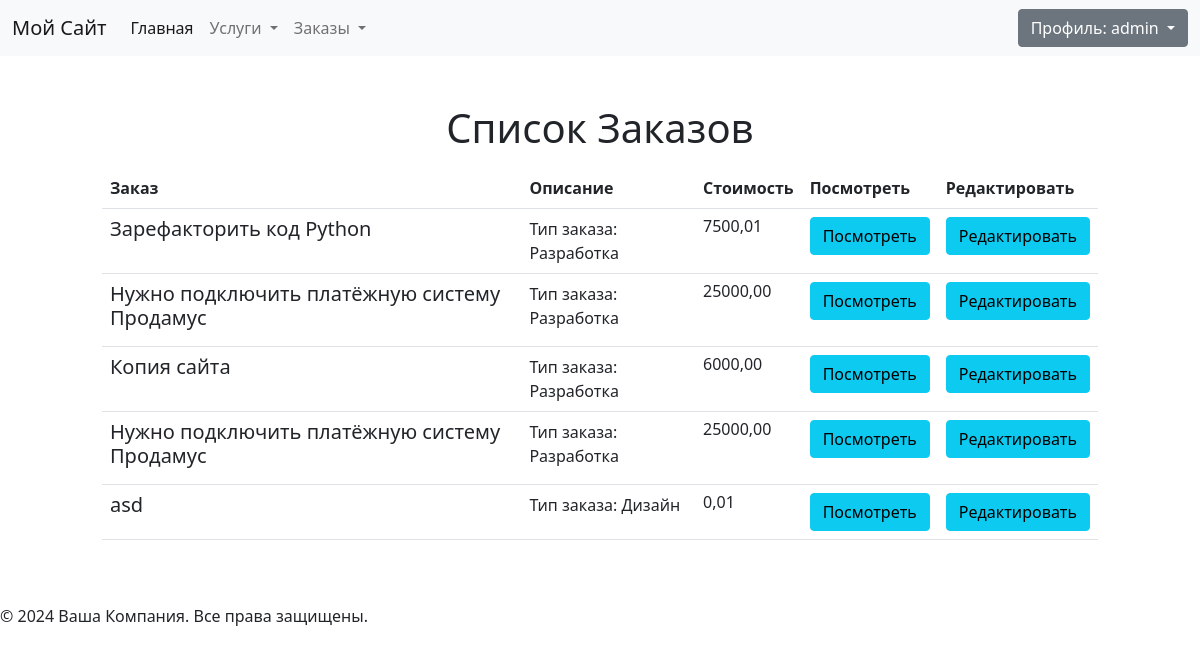
Screenshot of /orders/ (signed in) with the database file from the repository.
### freelance/models.py (models this page shows)
class Order(models.Model):
    order_type = models.CharField(
        max_length=11,
        choices=Service.ServicesType.choices,
        default="design",
        verbose_name="Тип заказа",
    )
    title = models.CharField(max_length=255, verbose_name="Заголовок")
    description = models.TextField(verbose_name="Описание")
    created_at = models.DateTimeField(
        auto_now_add=True, verbose_name="Создан", null=True
    )
    updated_at = models.DateTimeField(auto_now=True, verbose_name="Обновлен", null=True)
    price = models.DecimalField(
        verbose_name="Стоимость", max_digits=10, decimal_places=2, default=0
    )
    customer = models.ForeignKey(
        Customer,
        on_delete=models.CASCADE,
        related_name="customers",
        blank=True,
        null=True,
        verbose_name="Заказчик",
    )
    executor = models.ForeignKey(
        Executor,
        on_delete=models.CASCADE,
        related_name="executors",
        blank=True,
        null=True,
        verbose_name="Исполнитель",
    )
    order_taken = models.BooleanField(default=False, verbose_name="Заказ сделан")
    order_taken_at = models.DateTimeField(
        null=True, blank=True, verbose_name="Время принятия заказа"
    )

### freelance/views.py (the view)
# urls.py: path("orders/", OrderListView.as_view(), name="order-list"),
class OrderListView(UserPassesTestMixin, ListView):
    model = Order
    template_name = "freelance/orders/order_list.html"  # Укажите ваш путь к шаблону
    context_object_name = "orders"
    def get_queryset(self):
        user = self.request.user
        if self.request.user.is_authenticated:
            user_groups = user.groups.all()
            if user_groups.filter(name="Customers").exists():
                customer = Customer.objects.get(profile__user=user)
                return Order.objects.filter(customer=customer)
        return Order.objects.all()
    def test_func(self):
        return True

### templates/freelance/orders/order_list.html (shortened to what this page needs)
{% extends 'basic/base.html' %}
{% block content %}
    <div class="row">
        <div class="col-md-6 offset-md-3 mt-5 mb-2 text-center">
            <h1>Список Заказов</h1>
        </div>
        <div class="orders mb-5 text-left col-md-10 offset-md-1">
            <table class="table">
                <tbody>
                {% if not orders %}
                    <tr>
                        <td colspan="5">Заказов нет</td>
                    </tr>
                {% else %}
                    <tr>
                        <th>Заказ</th>
                        <th>Описание</th>
                        <th>Стоимость</th>
                        <th>Посмотреть</th>
                        {% if user.is_authenticated and orders.0.customer.user == orders.user %}
                            <th>Редактировать</th>
                        {% endif %}
                    </tr>
                    {% for order in orders %}
                        <tr>
                            <td>
                                <h5>{{ order.title }}</h5>
                            </td>
                            <td>
                                <span class="minfo">Тип заказа: {{ order.get_order_type_display }}</span>
                            </td>
                            <td>
                                <h6>{{ order.price }}</h6>
                            </td>
                            <td>
                                <a class="btn btn-info"
                                   href="{% url 'freelance:order-detail' order.pk %}">Посмотреть</a>
                            </td>
                            {% if user.is_authenticated and order.customer.user == orders.user %}
                                <td>
                                    <a class="btn btn-info" href="{% url 'freelance:order-edit' order.pk %}">Редактировать</a>
                                </td>
                            {% endif %}
                        </tr>
                    {% endfor %}
                {% endif %}
                </tbody>
            </table>
        </div>
    </div>
{% endblock %}

### templates/basic/includes/login.html (shortened to what this page needs)
{% if user.is_authenticated %}
<div class="dropdown">
    <button class="btn btn-secondary dropdown-toggle" type="button" id="dropdownMenuButton1"
        data-bs-toggle="dropdown" aria-expanded="false">
        Профиль: {{ user.username }}
    </button>
</div>
{% endif %}

### rows the page displays
Order: title "Зарефакторить код Python", order_type "Разработка", price "7500,01", shows "Редактировать"
Order: title "Нужно подключить платёжную систему Продамус", order_type "Разработка", price "25000,00", shows "Редактировать"
Order: title "Копия сайта", order_type "Разработка", price "6000,00", shows "Редактировать"
Order: title "Нужно подключить платёжную систему Продамус", order_type "Разработка", price "25000,00", shows "Редактировать"
Order: title "asd", order_type "Дизайн", price "0,01", shows "Редактировать"

### other values shown
{{ user.username }} "admin"
